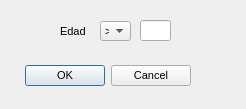
<?xml version="1.0" encoding="UTF-8"?>
<ui version="4.0">
 <class>AgeFilterDialog</class>
 <widget class="QDialog" name="AgeFilterDialog">
  <property name="windowModality">
   <enum>Qt::WindowModal</enum>
  </property>
  <property name="geometry">
   <rect>
    <x>0</x>
    <y>0</y>
    <width>246</width>
    <height>109</height>
   </rect>
  </property>
  <property name="font">
   <font>
    <pointsize>8</pointsize>
   </font>
  </property>
  <property name="windowTitle">
   <string>Crear filtro de edad</string>
  </property>
  <widget class="QDialogButtonBox" name="age_dialog_confirmation_button">
   <property name="geometry">
    <rect>
     <x>-150</x>
     <y>60</y>
     <width>341</width>
     <height>32</height>
    </rect>
   </property>
   <property name="orientation">
    <enum>Qt::Horizontal</enum>
   </property>
   <property name="standardButtons">
    <set>QDialogButtonBox::Cancel|QDialogButtonBox::Ok</set>
   </property>
  </widget>
  <widget class="QComboBox" name="age_dialog_combo">
   <property name="geometry">
    <rect>
     <x>100</x>
     <y>21</y>
     <width>31</width>
     <height>20</height>
    </rect>
   </property>
   <item>
    <property name="text">
     <string>&gt;</string>
    </property>
   </item>
   <item>
    <property name="text">
     <string>&lt;</string>
    </property>
   </item>
  </widget>
  <widget class="QLabel" name="age_dialog_age_value_label">
   <property name="geometry">
    <rect>
     <x>60</x>
     <y>23</y>
     <width>31</width>
     <height>16</height>
    </rect>
   </property>
   <property name="text">
    <string>Edad</string>
   </property>
  </widget>
  <widget class="QLineEdit" name="age_dialog_age_value_input">
   <property name="geometry">
    <rect>
     <x>140</x>
     <y>20</y>
     <width>31</width>
     <height>21</height>
    </rect>
   </property>
   <property name="inputMask">
    <string notr="true"/>
   </property>
  </widget>
 </widget>
 <resources/>
 <connections>
  <connection>
   <sender>age_dialog_confirmation_button</sender>
   <signal>accepted()</signal>
   <receiver>AgeFilterDialog</receiver>
   <slot>accept()</slot>
   <hints>
    <hint type="sourcelabel">
     <x>248</x>
     <y>254</y>
    </hint>
    <hint type="destinationlabel">
     <x>157</x>
     <y>274</y>
    </hint>
   </hints>
  </connection>
  <connection>
   <sender>age_dialog_confirmation_button</sender>
   <signal>rejected()</signal>
   <receiver>AgeFilterDialog</receiver>
   <slot>reject()</slot>
   <hints>
    <hint type="sourcelabel">
     <x>316</x>
     <y>260</y>
    </hint>
    <hint type="destinationlabel">
     <x>286</x>
     <y>274</y>
    </hint>
   </hints>
  </connection>
 </connections>
</ui>
